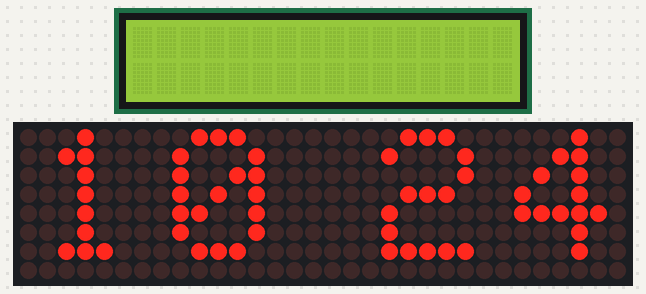
A sketch run on a simulated Arduino Uno, built with avr-gcc and run on an emulated ATmega328P. Shown: 16×2 character LCD, 32×8 LED matrix. The local clock reads 2024-03-15 10:24:30 at power-on unless the sketch sets it; what the sketch prints to the serial monitor is not drawn.

Above: at 0.1 s.
At 16.0 s:
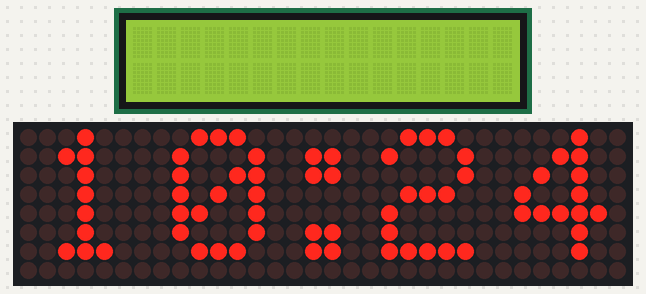
At 32.3 s:
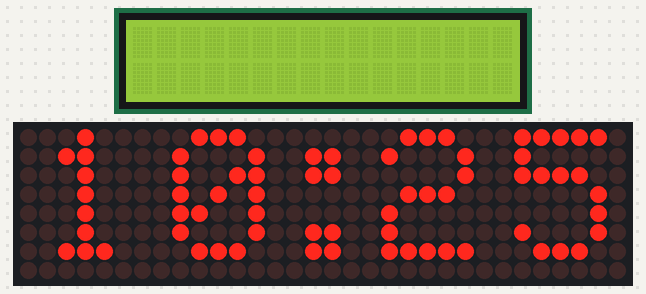
At 64.5 s:
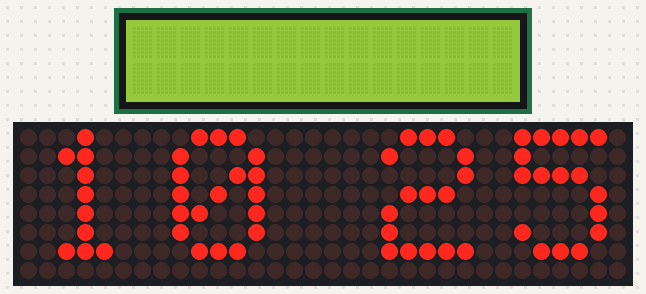
At 97.2 s:
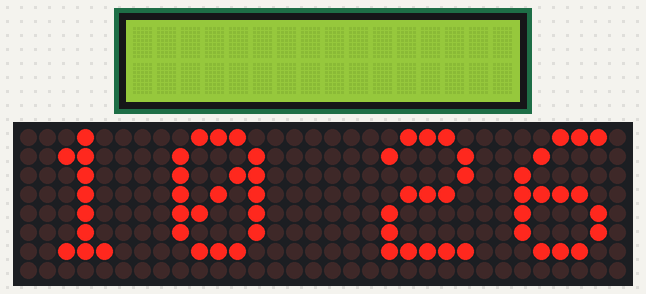
At 129.4 s:
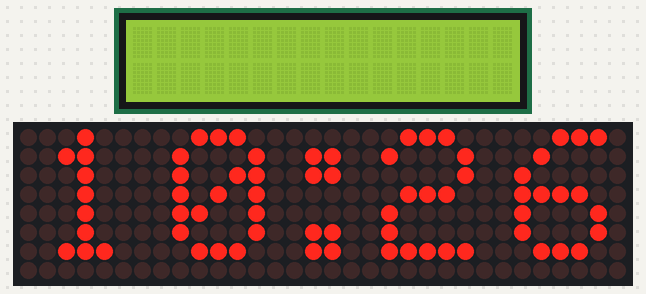

Measured:
- what the display in image 1 shows lasts 0.5 s, from 15.9 s to 16.4 s

The sketch:

7219_with_rtc.ino
```cpp
#include <LiquidCrystal.h>
#include <stdio.h>
#include <DS1302.h>
#include <SPI.h>
#include <Adafruit_GFX.h>
#include <Max72xxPanel.h>
int pinCS = 10; // Attach CS to this pin, DIN to MOSI and CLK to SCK (cf http://arduino.cc/en/Reference/SPI )
int numberOfHorizontalDisplays = 4;
int numberOfVerticalDisplays = 1;
Max72xxPanel matrix = Max72xxPanel(pinCS, numberOfHorizontalDisplays, numberOfVerticalDisplays);
int timer;
namespace {
const int kCePin   = 8;  //RST
const int kIoPin   = 6;  //DAT
const int kSclkPin = 7;  //CLK
DS1302 rtc(kCePin, kIoPin, kSclkPin);
String dayAsString(const Time::Day day) {
  switch (day) {
    case Time::kSunday: return "Sun";
    case Time::kMonday: return "Mon";
    case Time::kTuesday: return "Tue";
    case Time::kWednesday: return "Wed";
    case Time::kThursday: return "Thu";
    case Time::kFriday: return "Fri";
    case Time::kSaturday: return "Sat";
  }
  return "(unknown day)";
}
}

const int rs = 12, en = 11, d4 = 5, d5 = 4, d6 = 3, d7 = 2;
LiquidCrystal lcd(rs, en, d4, d5, d6, d7);

void setup() {
  matrix.setIntensity(1);
  matrix.setRotation(0, 1);
  matrix.setRotation(1, 1);
  matrix.setRotation(2, 1);
  matrix.setRotation(3, 1);
  //setTime();
  lcd.begin(16, 2);
  Serial.begin(9600);
  //setTime();
}

void loop() {
  Time t = rtc.time();

  const String day = dayAsString(t.day);
  String year;
  String month;
  String date;
  String hour;
  String minutes;
  String second;

  year = String(t.yr);
  month = String(t.mon);
  date = String(t.date);
  hour = String(t.hr);
  minutes = String(t.min);
  second = String(t.sec);


  if(t.hr<10){
    hour = "0"+hour;
  }
  if(t.min<10){
    minutes = "0"+minutes;
  }
  if(t.sec<10){
    second = "0"+second;
  }

  //Serial.println(fullTime);
  //Serial.println(fullDate);


  //Serial.println(hour.substring(0,1));
  //Serial.println(hour.substring(1,2));
  char tempHourTen = hour.charAt(0);
  char tempHourOne = hour.charAt(1);
  char tempMinuteTen = minutes.charAt(0);
  char tempMinuteOne = minutes.charAt(1);

  Serial.println(tempHourTen);
  Serial.println(tempHourOne);
  Serial.println(tempMinuteTen);
  Serial.println(tempMinuteOne);
  //delay(1000);

  matrix.fillScreen(LOW);
  matrix.drawChar(1, 0, tempHourTen, HIGH, LOW, 1);
  matrix.drawChar(8, 0, tempHourOne, HIGH, LOW, 1);
  if(timer){
    matrix.drawPixel(15,1,HIGH);
    matrix.drawPixel(15,2,HIGH);
    matrix.drawPixel(16,1,HIGH);
    matrix.drawPixel(16,2,HIGH);
    matrix.drawPixel(15,5,HIGH);
    matrix.drawPixel(15,6,HIGH);
    matrix.drawPixel(16,5,HIGH);
    matrix.drawPixel(16,6,HIGH);
    timer = 0;
  }else{
    matrix.drawPixel(15,1,LOW);
    matrix.drawPixel(15,2,LOW);
    matrix.drawPixel(16,1,LOW);
    matrix.drawPixel(16,2,LOW);
    matrix.drawPixel(15,5,LOW);
    matrix.drawPixel(15,6,LOW);
    matrix.drawPixel(16,5,LOW);
    matrix.drawPixel(16,6,LOW);
    timer = 1;
  }
  matrix.drawChar(19, 0, tempMinuteTen, HIGH, LOW, 1);
  matrix.drawChar(26, 0, tempMinuteOne, HIGH, LOW, 1);
  matrix.write();
  delay(500);
}

void setTime()
{
  rtc.writeProtect(false);
  rtc.halt(false);
  Time t(2018, 9, 27, 20, 0, 0, 3); //Change this line to set time  ex 2015 26/2 9:09:50
  rtc.time(t);
}
```
